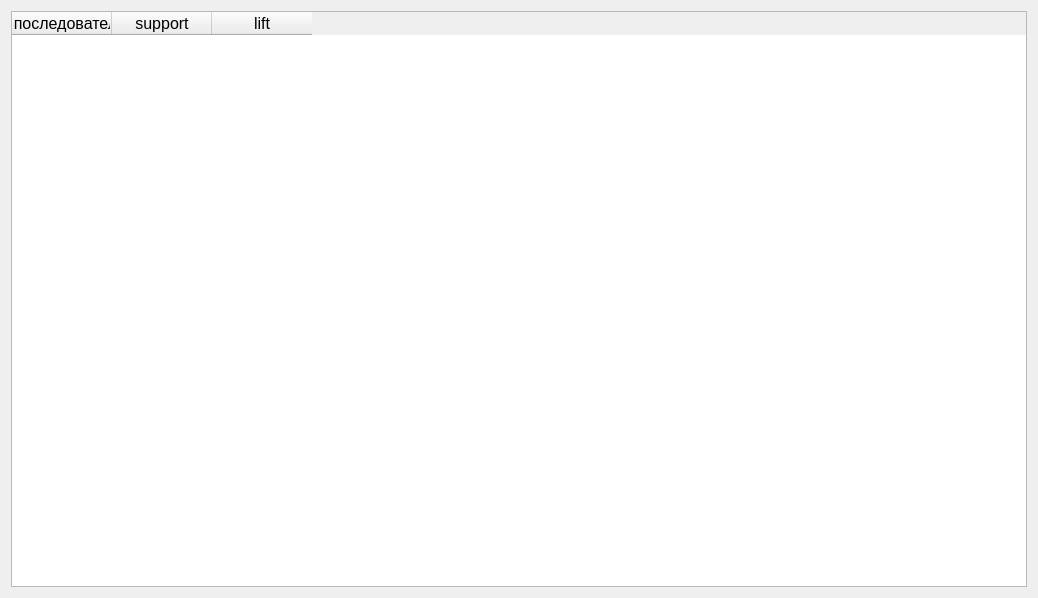
<?xml version="1.0" encoding="UTF-8"?>
<ui version="4.0">
 <class>GSPResWindow</class>
 <widget class="QWidget" name="GSPResWindow">
  <property name="geometry">
   <rect>
    <x>0</x>
    <y>0</y>
    <width>1038</width>
    <height>598</height>
   </rect>
  </property>
  <property name="font">
   <font>
    <pointsize>12</pointsize>
   </font>
  </property>
  <property name="windowTitle">
   <string>Результат алгоритма</string>
  </property>
  <layout class="QVBoxLayout" name="verticalLayout">
   <item>
    <widget class="QTableWidget" name="res_tableWidget">
     <column>
      <property name="text">
       <string>Частая последовательность</string>
      </property>
     </column>
     <column>
      <property name="text">
       <string>support</string>
      </property>
     </column>
     <column>
      <property name="text">
       <string>lift</string>
      </property>
     </column>
    </widget>
   </item>
  </layout>
 </widget>
 <resources/>
 <connections/>
</ui>
